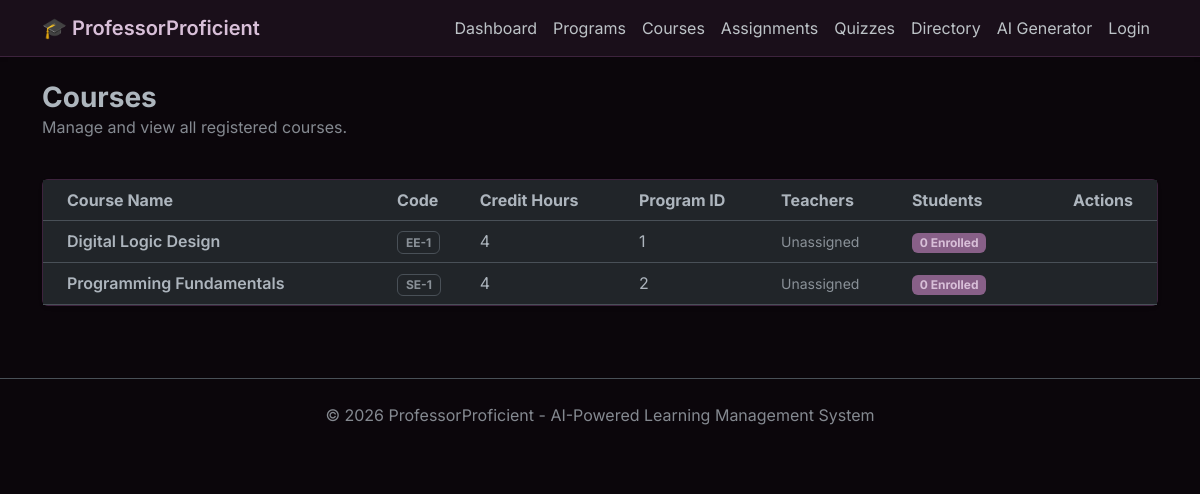
The page /ui/courses on the database as committed earlier.
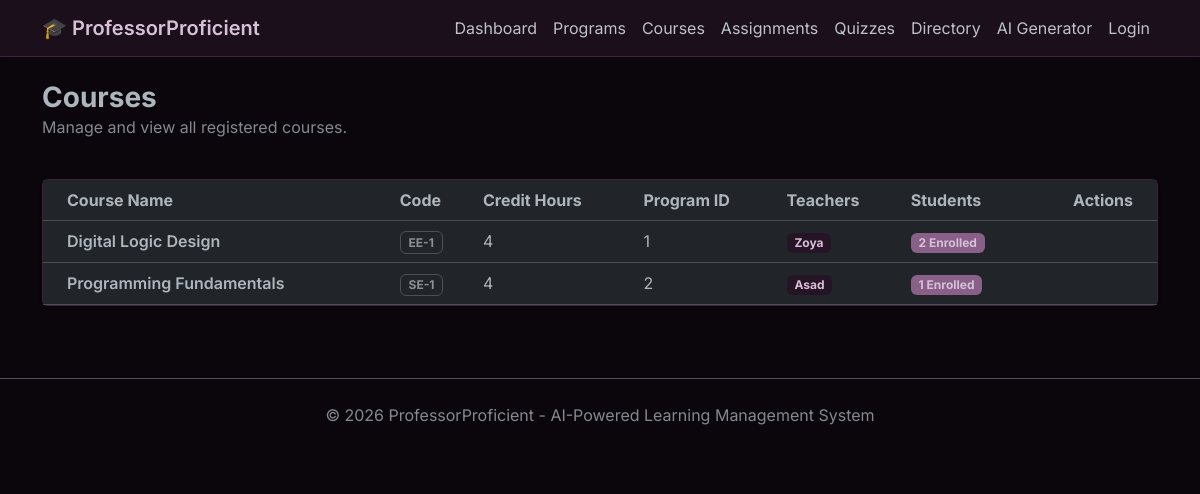
The same page on the database as committed later.
### data_models.py (models this page shows, shortened)
class Course(db.Model):
    __tablename__ = 'courses'
    id = db.Column(db.Integer, primary_key=True, autoincrement=True)
    name = db.Column(db.String(200), nullable=False)
    code = db.Column(db.String(50), unique=True, nullable=False)
    credit_hours = db.Column(db.Integer)
    program_id = db.Column(db.Integer, db.ForeignKey('programs.id'))
    created_by = db.Column(db.Integer, db.ForeignKey('users.id'))
    created_at = db.Column(db.DateTime, server_default=text('CURRENT_TIMESTAMP'))
    program = db.relationship("Program", back_populates="courses")
    created_by_user = db.relationship("User", back_populates="courses_created")
    teachers = db.relationship("User", secondary="teacher_course", back_populates="teaching_courses")
    students = db.relationship("User", secondary="student_course", back_populates="enrolled_courses")
    quizzes = db.relationship("Quiz", back_populates="course", cascade="all, delete-orphan")
    assignments = db.relationship("Assignment", back_populates="course", cascade="all, delete-orphan")

class User(db.Model):
    __tablename__ = 'users'
    id = db.Column(db.Integer, primary_key=True)
    name = db.Column(db.String(100), nullable=False)
    password = db.Column(db.String(200), nullable=False)
    email = db.Column(db.String(100), unique=True, nullable=False)
    role = db.Column(db.Enum(UserRole), nullable=False)
    created_at = db.Column(db.DateTime, server_default=text('CURRENT_TIMESTAMP'))
    programs_created = db.relationship("Program", back_populates="created_by_user") #back populates ensures the two tables are in sync
    courses_created = db.relationship("Course", back_populates="created_by_user")
    quizzes_created = db.relationship("Quiz", back_populates="created_by_user")
    assignments_created = db.relationship("Assignment", back_populates="created_by_user")
    questions_created = db.relationship("Question", back_populates="created_by_user") # Adding new link to questions
    answers = db.relationship("StudentAnswer", back_populates="student") # Adding new link to answers
    teaching_courses = db.relationship("Course", secondary="teacher_course", back_populates="teachers")
    enrolled_courses = db.relationship("Course", secondary="student_course", back_populates="students")
    teaching_programs = db.relationship("Program", secondary="teacher_program", back_populates="teachers")
    enrolled_programs = db.relationship("Program", secondary="student_program", back_populates="students")

### app.py (the view)
@ui_bp.route("/ui/courses")
def courses_page():
    courses = Course.query.all()
    return render_template("courses.html", courses=courses)

### templates/courses.html (shortened to what this page needs)
{% extends "layout.html" %}
{% block content %}
    <div class="d-flex justify-content-between align-items-center mb-4">
    <div>
        <h1 class="h3 fw-bold mb-0">Courses</h1>
        <p class="text-muted">Manage and view all registered courses.</p>
    </div>
</div>
<div class="card shadow-sm">
    <div class="card-body p-0">
        <div class="table-responsive">
            <table class="table table-hover mb-0 align-middle">
                <thead class="text-secondary">
                    <tr>
                        <th class="ps-4">Course Name</th>
                        <th>Code</th>
                        <th>Credit Hours</th>
                        <th>Program ID</th>
                        <th>Teachers</th>
                        <th>Students</th>
                        <th class="text-end pe-4">Actions</th>
                    </tr>
                </thead>
                <tbody>
                    {% for course in courses %}
                    <tr>
                        <td class="ps-4 fw-semibold">{{ course.name }}</td>
                        <td><span class="badge border text-body-secondary">{{ course.code }}</span></td>
                        <td>{{ course.credit_hours }}</td>
                        <td>{{ course.program_id }}</td>
                        <td>
                            {% for teacher in course.teachers %}
                                <span class="badge bg-success bg-opacity-10 text-success">{{ teacher.name }}</span>
                            {% else %}
                                <span class="text-muted small">Unassigned</span>
                            {% endfor %}
                        </td>
                        <td>
                            <span class="badge bg-primary bg-opacity-10 text-primary">{{ course.students|length }} Enrolled</span>
                        </td>
                        <td class="text-end pe-4">
                        </td>
                    </tr>
                    {% else %}
                    <tr>
                        <td colspan="5" class="text-center py-5">
                            <p class="text-muted mb-0">No courses found. Add your first course to get started.</p>
                        </td>
                    </tr>
                    {% endfor %}
                </tbody>
            </table>
        </div>
    </div>
</div>
{% endblock %}

Rows that differ between the two databases and show on the page:
changed Course "Digital Logic Design": gains User (name "Zoya"); students|length "0" → "2"; no longer shows "Unassigned"
shown differently, row unchanged: Course "Programming Fundamentals": students|length "0" → "1"; no longer shows "Unassigned"
added User: name "Asad", shown under Course "Programming Fundamentals"
